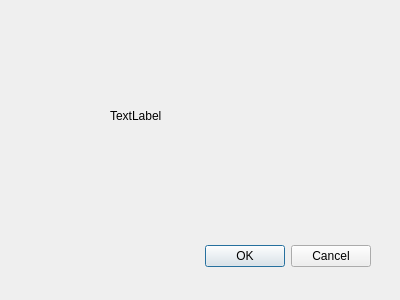
<?xml version="1.0" encoding="UTF-8"?>
<ui version="4.0">
 <class>Dialog</class>
 <widget class="QDialog" name="Dialog">
  <property name="geometry">
   <rect>
    <x>0</x>
    <y>0</y>
    <width>400</width>
    <height>300</height>
   </rect>
  </property>
  <property name="windowTitle">
   <string>Dialog</string>
  </property>
  <widget class="QDialogButtonBox" name="buttonBox">
   <property name="geometry">
    <rect>
     <x>30</x>
     <y>240</y>
     <width>341</width>
     <height>32</height>
    </rect>
   </property>
   <property name="orientation">
    <enum>Qt::Horizontal</enum>
   </property>
   <property name="standardButtons">
    <set>QDialogButtonBox::Cancel|QDialogButtonBox::Ok</set>
   </property>
  </widget>
  <widget class="QLabel" name="label">
   <property name="geometry">
    <rect>
     <x>110</x>
     <y>70</y>
     <width>191</width>
     <height>91</height>
    </rect>
   </property>
   <property name="text">
    <string>TextLabel</string>
   </property>
  </widget>
 </widget>
 <resources/>
 <connections>
  <connection>
   <sender>buttonBox</sender>
   <signal>accepted()</signal>
   <receiver>Dialog</receiver>
   <slot>accept()</slot>
   <hints>
    <hint type="sourcelabel">
     <x>248</x>
     <y>254</y>
    </hint>
    <hint type="destinationlabel">
     <x>157</x>
     <y>274</y>
    </hint>
   </hints>
  </connection>
  <connection>
   <sender>buttonBox</sender>
   <signal>rejected()</signal>
   <receiver>Dialog</receiver>
   <slot>reject()</slot>
   <hints>
    <hint type="sourcelabel">
     <x>316</x>
     <y>260</y>
    </hint>
    <hint type="destinationlabel">
     <x>286</x>
     <y>274</y>
    </hint>
   </hints>
  </connection>
 </connections>
</ui>
